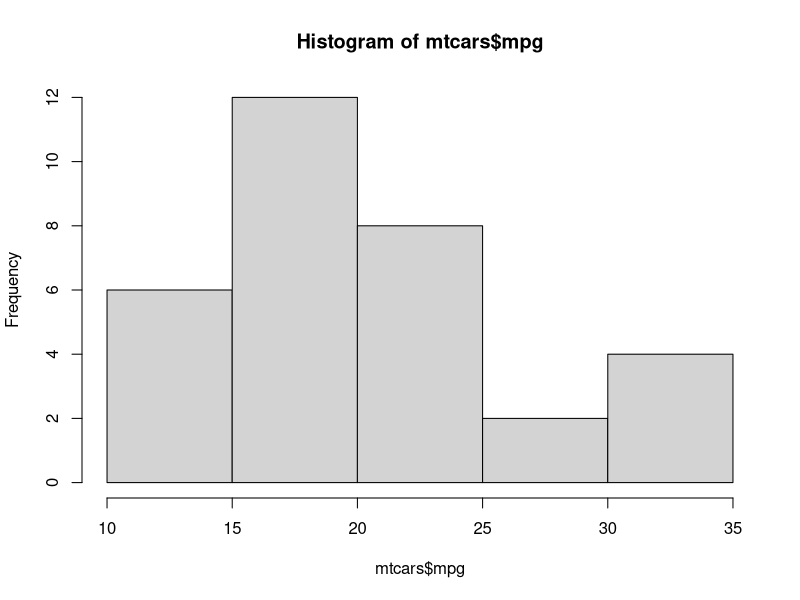
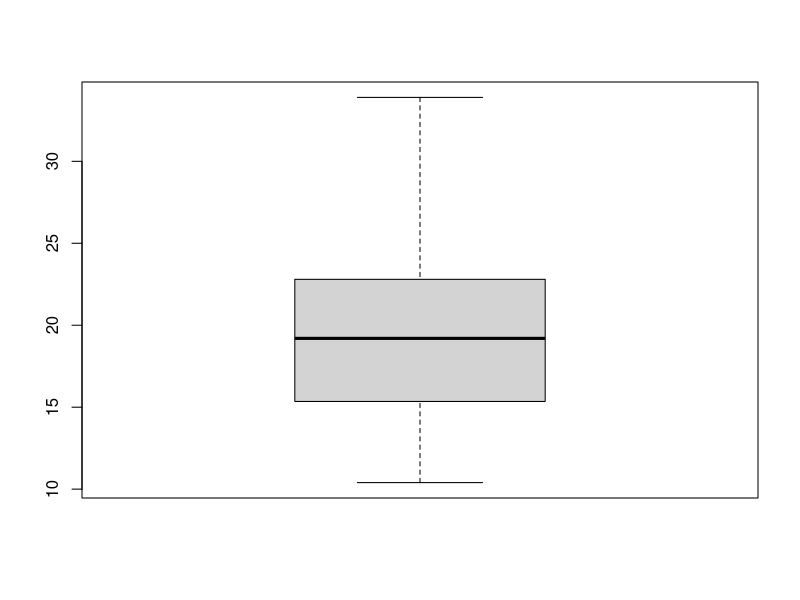

These charts were generated, in order, by the following R code:
## ---- chunk 1
head(mtcars)
## ---- chunk 2
hist(mtcars$mpg)
boxplot(mtcars$mpg)
